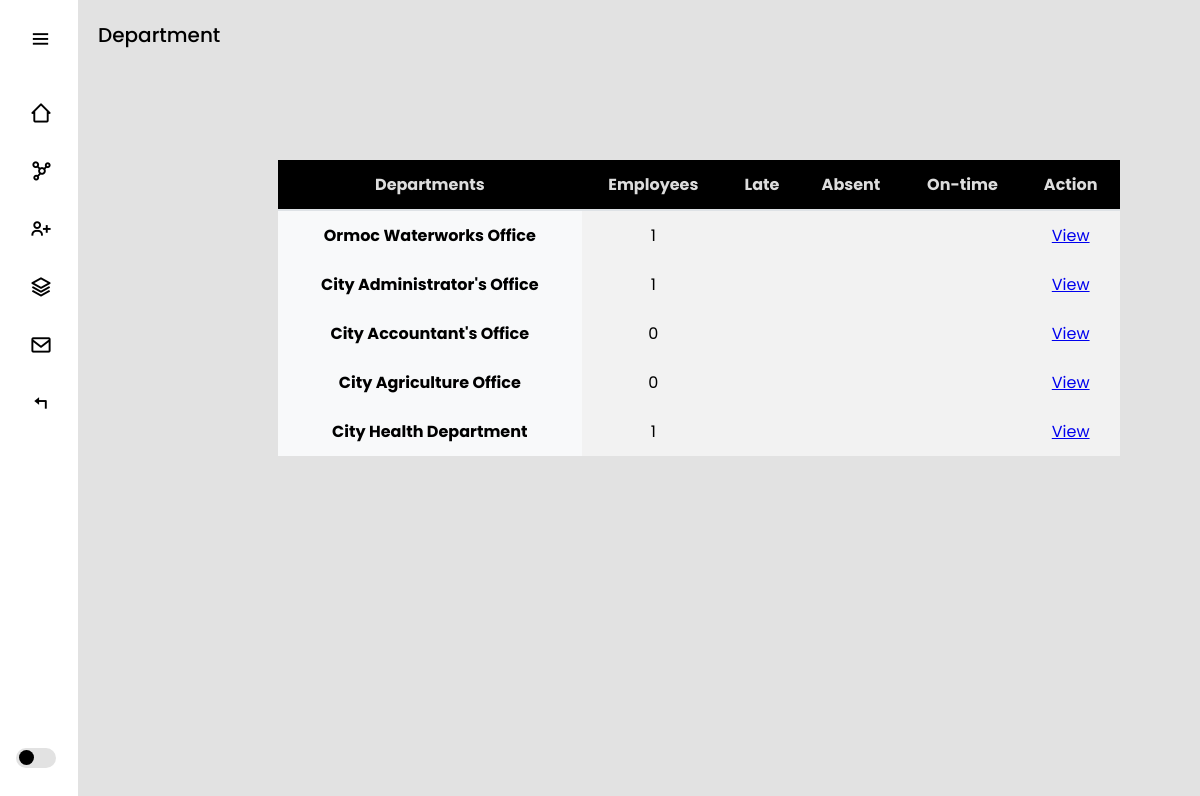
The page /departments/ (signed in) on the database as committed earlier.
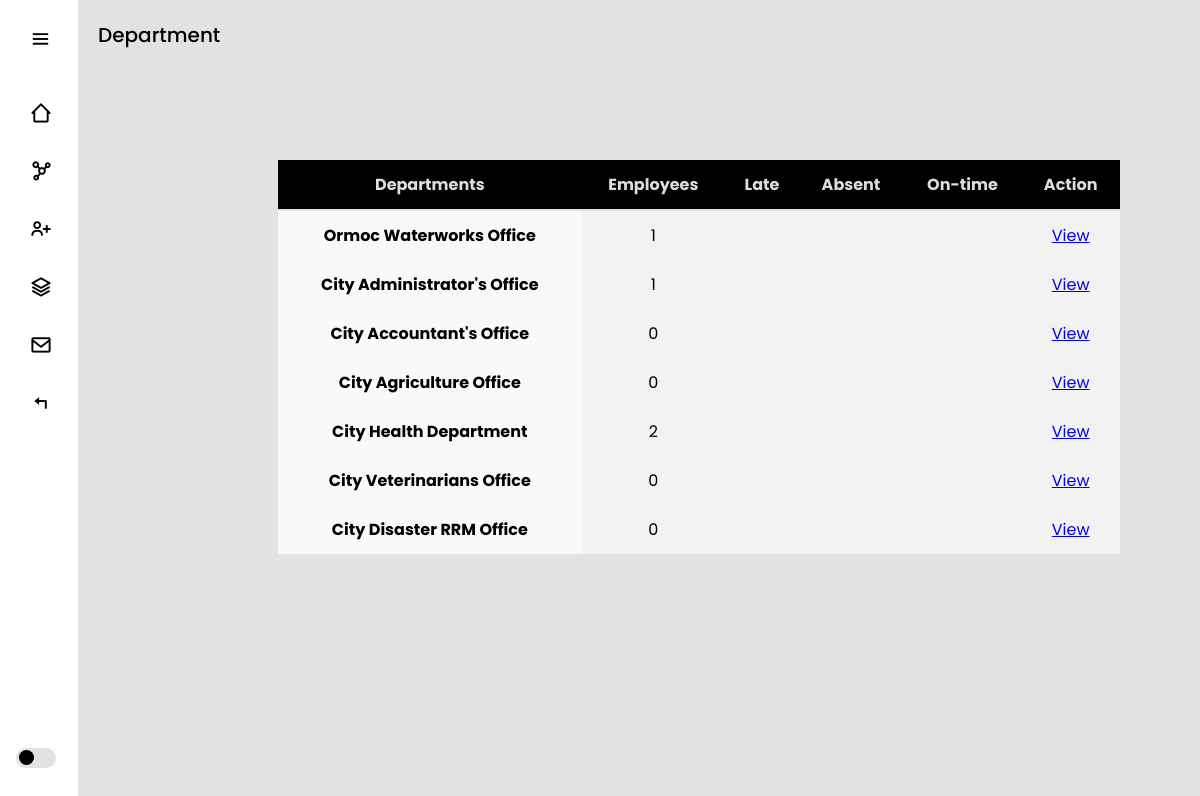
The same page on the database as committed later.
### myapp/models.py (models this page shows, shortened)
class Department(models.Model):
    name = models.CharField(max_length=100)

### myapp/views.py (the view)
# urls.py: path('departments/', views.departments, name='departments'),
@login_required
def departments(request):
    departments = Department.objects.all()
    context = {
        "departments": departments  # Use a plural name for clarity
    }
    return render(request, 'departments.html', context)

### myapp/templates/departments.html (shortened to what this page needs)
{% extends 'index.html' %}
{% block content %}
<section class="home">
<p>Department </p>
<table class="table">
  <thead>
      <tr>
          <th scope="col">Departments</th>
          <th scope="col">Employees</th>
          <th scope="col">Late</th>
          <th scope="col">Absent</th>
          <th scope="col">On-time</th>
          <th scope="col">Action</th>
      </tr>
  </thead>
  <tbody>
      {% for department in departments %}
      <tr>
          <th scope="row">{{ department.name }}</th>
          <td>{{ department.employees.count }}</td>
          <td>{{ department.late_count }}</td>
          <td>{{ department.absent_count }}</td>
          <td>{{ department.on_time_count }}</td>
          <td><a href="{% url 'viewdepartments' department.id %}">View</a></td>
      </tr>
      {% empty %}
      <tr>
          <td colspan="6">No departments available</td>
      </tr>
      {% endfor %}
  </tbody>
</table>
</section>
{% endblock %}

### myapp/templates/index.html (shortened to what this page needs)
<!DOCTYPE html>
<html lang="en">
  <head>
    {% load static %}
    <link rel="stylesheet" href="{% static 'css/styles.css' %}">
    <link
      href="https://unpkg.com/boxicons@2.1.4/css/boxicons.min.css"
      rel="stylesheet"
    />
  </head>
  <body>
    <section class="sidebar">
      <div class="nav-header">
        <i class="bx bx-menu btn-menu"></i>
      </div>
      <ul class="nav-links">
        <li>
            <a href="{% url 'admin_dashboard' %}">
              <i class="bx bx-home-alt-2"></i>
            </a>
          </li>
        <li>
          <a href="{% url 'departments' %}">
            <i class="bx bx-network-chart"></i>
          </a>
        </li>
        <li>
          <a href="{% url 'employeelist' %}">
            <i class="bx bx-user-plus"></i>
          </a>
        </li>
        <li>
            <a href="{% url 'attendance_record' %}">
            <i class="bx bx-layer"></i>
          </a>
        </li>
        <li>
            <a href="{% url 'reports' %}">
            <i class="bx bx-envelope"></i>
          </a>
        </li>
        <li>
          <a href="{% url 'logout' %}">
            <i class="bx bx-reply"></i>
          </a>
        </li>
      </ul>
      <div class="theme-wrapper">
        <div class="theme-btn">
          <span class="theme-ball"></span>
        </div>
      </div>
    </section>
    {% block content %}
    {% endblock %}
  </body>
</html>

### myapp/static/css/styles.css (style rules this page uses)
* { margin: 0; padding: 0; box-sizing: border-box; font-family: "Poppins", sans-serif; --color-hover: rgb(32, 59, 232); --transition: all 0.2s ease; }
:root { --color-white: #fff; --color-black: #000; --color-bg: #e2e2e2; }
.sidebar { position: fixed; top: 0; left: 0; z-index: 100; width: 78px; height: 100%; background: var(--color-white); padding: 8px 16px; transition: var(--transition); }
.nav-header { height: 60px; display: flex; align-items: center; position: relative; }
.nav-header .btn-menu { position: absolute; color: var(--color-black); top: 50%; right: 0; transform: translateY(-50%); font-size: 23px; cursor: pointer; margin-right: 10px; }
.nav-links { margin-top: 20px; height: 100%; }
.nav-links li { position: relative; margin: 8px 0; list-style: none; }
.nav-links i { color: var(--color-black); height: 50px; min-width: 50px; font-size: 23px; text-align: center; line-height: 50px; }
.nav-links li a { display: flex; height: 100%; width: 100%; border-radius: 12px; align-items: center; text-decoration: none; background: var(--color-white); }
.theme-wrapper { position: fixed; bottom: 0; display: flex; justify-content: space-between; height: 60px; width: 250px; left: 0; padding: 8px 16px; }
.theme-wrapper .theme-btn { width: 40px; height: 20px; background: var(--color-bg); border-radius: 30px; position: relative; cursor: pointer; }
.theme-wrapper .theme-btn .theme-ball { position: absolute; width: 15px; height: 15px; background: var(--color-black); border-radius: 50%; top: 2px; left: 3px; transition: var(--transition); }
.home { position: relative; top: 0; left: 78px; width: calc(100% - 78px); min-height: 100vh; background: var(--color-bg); z-index: 6; transition: var(--transition); }
.home p { font-size: 20px; font-weight: 500; color: var(--color-black); display: inline-block; margin: 20px; white-space: nowrap; }
.table { width: 75%; max-width: 100%; margin-bottom: 1rem; background-color: transparent; border-collapse: collapse; margin-left: 200px; margin-top: 90px; }
.table th, .table td { padding: 0.75rem; vertical-align: top; border: px solid #000000; }
.table thead th { vertical-align: bottom; border-bottom: 2px solid #dee2e6; background-color: #000000; text-align: left; color: #ddd; text-align: center; }
.table th { font-weight: bold; background-color: #f8f9fa; }
.table tr:nth-child(even) { background-color: #f2f2f2; }
.table tr:nth-child(odd) { background-color: #f2f2f2; }
.table td { text-align: center; }
.table th[scope="row"] { background-color: #f8f9fa; text-align: center; }

Rows that differ between the two databases and show on the page:
computed for Department "City Health Department": employees.count "1" → "2"
added Department: name "City Veterinarians Office", employees.count "0"
added Department: name "City Disaster RRM Office", employees.count "0"
